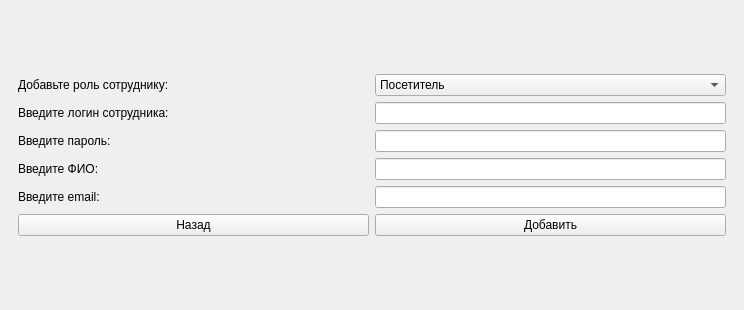
<?xml version="1.0" encoding="UTF-8"?>
<ui version="4.0">
 <class>MainWindow</class>
 <widget class="QMainWindow" name="MainWindow">
  <property name="geometry">
   <rect>
    <x>0</x>
    <y>0</y>
    <width>744</width>
    <height>310</height>
   </rect>
  </property>
  <property name="sizePolicy">
   <sizepolicy hsizetype="Preferred" vsizetype="Preferred">
    <horstretch>0</horstretch>
    <verstretch>0</verstretch>
   </sizepolicy>
  </property>
  <property name="windowTitle">
   <string>MainWindow</string>
  </property>
  <widget class="QWidget" name="centralwidget">
   <layout class="QGridLayout" name="gridLayout">
    <item row="0" column="0">
     <widget class="QStackedWidget" name="stackedWidget">
      <property name="currentIndex">
       <number>3</number>
      </property>
      <widget class="QWidget" name="page_login">
       <layout class="QGridLayout" name="gridLayout_3">
        <item row="0" column="0">
         <layout class="QGridLayout" name="Welcome">
          <item row="1" column="1">
           <widget class="QLineEdit" name="lineEdit_login">
            <property name="sizePolicy">
             <sizepolicy hsizetype="Preferred" vsizetype="Fixed">
              <horstretch>0</horstretch>
              <verstretch>0</verstretch>
             </sizepolicy>
            </property>
            <property name="text">
             <string/>
            </property>
           </widget>
          </item>
          <item row="2" column="0">
           <widget class="QLabel" name="Label_pass">
            <property name="text">
             <string>Введите пароль:</string>
            </property>
           </widget>
          </item>
          <item row="0" column="0" colspan="2">
           <widget class="QLabel" name="Welcome_Label">
            <property name="sizePolicy">
             <sizepolicy hsizetype="Minimum" vsizetype="Fixed">
              <horstretch>0</horstretch>
              <verstretch>0</verstretch>
             </sizepolicy>
            </property>
            <property name="layoutDirection">
             <enum>Qt::LayoutDirection::LeftToRight</enum>
            </property>
            <property name="text">
             <string>Добро пожаловать в АПТЕКУ</string>
            </property>
            <property name="alignment">
             <set>Qt::AlignmentFlag::AlignCenter</set>
            </property>
           </widget>
          </item>
          <item row="4" column="1">
           <widget class="QPushButton" name="login_button">
            <property name="sizePolicy">
             <sizepolicy hsizetype="Preferred" vsizetype="Fixed">
              <horstretch>0</horstretch>
              <verstretch>0</verstretch>
             </sizepolicy>
            </property>
            <property name="text">
             <string>Авторизация</string>
            </property>
           </widget>
          </item>
          <item row="1" column="0">
           <widget class="QLabel" name="Label_login">
            <property name="text">
             <string>Введите логин:</string>
            </property>
           </widget>
          </item>
          <item row="2" column="1">
           <widget class="QLineEdit" name="lineEdit_pass">
            <property name="sizePolicy">
             <sizepolicy hsizetype="Preferred" vsizetype="Fixed">
              <horstretch>0</horstretch>
              <verstretch>0</verstretch>
             </sizepolicy>
            </property>
            <property name="echoMode">
             <enum>QLineEdit::EchoMode::Password</enum>
            </property>
           </widget>
          </item>
          <item row="4" column="0">
           <widget class="QPushButton" name="registr_button">
            <property name="sizePolicy">
             <sizepolicy hsizetype="Preferred" vsizetype="Preferred">
              <horstretch>0</horstretch>
              <verstretch>0</verstretch>
             </sizepolicy>
            </property>
            <property name="text">
             <string>Регистрация</string>
            </property>
           </widget>
          </item>
          <item row="3" column="0" colspan="2">
           <widget class="QLabel" name="info_label">
            <property name="sizePolicy">
             <sizepolicy hsizetype="Preferred" vsizetype="Maximum">
              <horstretch>0</horstretch>
              <verstretch>0</verstretch>
             </sizepolicy>
            </property>
            <property name="text">
             <string/>
            </property>
            <property name="alignment">
             <set>Qt::AlignmentFlag::AlignCenter</set>
            </property>
           </widget>
          </item>
         </layout>
        </item>
       </layout>
      </widget>
      <widget class="QWidget" name="page_admin_menu">
       <layout class="QGridLayout" name="gridLayout_7">
        <item row="0" column="0">
         <layout class="QGridLayout" name="Administrator_menu">
          <item row="0" column="0">
           <widget class="QPushButton" name="Admin_users">
            <property name="sizePolicy">
             <sizepolicy hsizetype="Preferred" vsizetype="Fixed">
              <horstretch>0</horstretch>
              <verstretch>0</verstretch>
             </sizepolicy>
            </property>
            <property name="focusPolicy">
             <enum>Qt::FocusPolicy::StrongFocus</enum>
            </property>
            <property name="text">
             <string>Администрирование пользователей</string>
            </property>
           </widget>
          </item>
          <item row="0" column="2">
           <widget class="QPushButton" name="Admin_Item">
            <property name="sizePolicy">
             <sizepolicy hsizetype="Preferred" vsizetype="Fixed">
              <horstretch>0</horstretch>
              <verstretch>0</verstretch>
             </sizepolicy>
            </property>
            <property name="text">
             <string>Администрирование лекарств</string>
            </property>
           </widget>
          </item>
          <item row="0" column="1">
           <widget class="QPushButton" name="Admin_pharmacy">
            <property name="sizePolicy">
             <sizepolicy hsizetype="Preferred" vsizetype="Fixed">
              <horstretch>0</horstretch>
              <verstretch>0</verstretch>
             </sizepolicy>
            </property>
            <property name="text">
             <string>Администрирование аптек</string>
            </property>
           </widget>
          </item>
          <item row="1" column="1">
           <widget class="QPushButton" name="Back_to_login">
            <property name="text">
             <string>Выход из аккаунта</string>
            </property>
           </widget>
          </item>
         </layout>
        </item>
       </layout>
      </widget>
      <widget class="QWidget" name="page_view_employees">
       <layout class="QGridLayout" name="gridLayout_13">
        <item row="0" column="0">
         <layout class="QGridLayout" name="Admin_menu_employees">
          <item row="2" column="1">
           <widget class="QPushButton" name="delete_employees_pushButton">
            <property name="text">
             <string>Удалить</string>
            </property>
           </widget>
          </item>
          <item row="2" column="0">
           <widget class="QPushButton" name="back_menu_admin_pushButton">
            <property name="text">
             <string>Назад</string>
            </property>
           </widget>
          </item>
          <item row="2" column="2">
           <widget class="QPushButton" name="add_employees_pushButton">
            <property name="text">
             <string>Добавить</string>
            </property>
           </widget>
          </item>
          <item row="0" column="0" colspan="3">
           <widget class="QTableWidget" name="table_employees">
            <column>
             <property name="text">
              <string>Роль</string>
             </property>
            </column>
            <column>
             <property name="text">
              <string>Логин</string>
             </property>
            </column>
            <column>
             <property name="text">
              <string>ФИО</string>
             </property>
            </column>
            <column>
             <property name="text">
              <string>Email</string>
             </property>
            </column>
           </widget>
          </item>
         </layout>
        </item>
       </layout>
      </widget>
      <widget class="QWidget" name="page_add_employee">
       <layout class="QGridLayout" name="gridLayout_12">
        <item row="0" column="0">
         <layout class="QGridLayout" name="Admin_menu_add_employee">
          <item row="5" column="1">
           <widget class="QPushButton" name="add_employee_pushButton">
            <property name="text">
             <string>Добавить</string>
            </property>
           </widget>
          </item>
          <item row="5" column="0">
           <widget class="QPushButton" name="back_to_view_employee_pushButton">
            <property name="text">
             <string>Назад</string>
            </property>
           </widget>
          </item>
          <item row="1" column="0">
           <widget class="QLabel" name="login_label_employee">
            <property name="text">
             <string>Введите логин сотрудника:</string>
            </property>
           </widget>
          </item>
          <item row="2" column="0">
           <widget class="QLabel" name="password_label_employee">
            <property name="text">
             <string>Введите пароль:</string>
            </property>
           </widget>
          </item>
          <item row="3" column="0">
           <widget class="QLabel" name="FIO_label_employee">
            <property name="text">
             <string>Введите ФИО:</string>
            </property>
           </widget>
          </item>
          <item row="0" column="0">
           <widget class="QLabel" name="role_label_employee">
            <property name="text">
             <string>Добавьте роль сотруднику:</string>
            </property>
           </widget>
          </item>
          <item row="4" column="0">
           <widget class="QLabel" name="email_label_employee">
            <property name="text">
             <string>Введите email:</string>
            </property>
           </widget>
          </item>
          <item row="0" column="1">
           <widget class="QComboBox" name="role_comboBox_employee">
            <item>
             <property name="text">
              <string>Посетитель</string>
             </property>
            </item>
            <item>
             <property name="text">
              <string>Администратор</string>
             </property>
            </item>
            <item>
             <property name="text">
              <string>Продавец</string>
             </property>
            </item>
            <item>
             <property name="text">
              <string>Покупатель</string>
             </property>
            </item>
            <item>
             <property name="text">
              <string>Курьер</string>
             </property>
            </item>
            <item>
             <property name="text">
              <string/>
             </property>
            </item>
           </widget>
          </item>
          <item row="1" column="1">
           <widget class="QLineEdit" name="login_lineEdit_employee">
            <property name="sizePolicy">
             <sizepolicy hsizetype="Preferred" vsizetype="Fixed">
              <horstretch>0</horstretch>
              <verstretch>0</verstretch>
             </sizepolicy>
            </property>
           </widget>
          </item>
          <item row="2" column="1">
           <widget class="QLineEdit" name="password_lineEdit_employee">
            <property name="sizePolicy">
             <sizepolicy hsizetype="Preferred" vsizetype="Fixed">
              <horstretch>0</horstretch>
              <verstretch>0</verstretch>
             </sizepolicy>
            </property>
           </widget>
          </item>
          <item row="3" column="1">
           <widget class="QLineEdit" name="FIO_lineEdit_employee">
            <property name="sizePolicy">
             <sizepolicy hsizetype="Preferred" vsizetype="Fixed">
              <horstretch>0</horstretch>
              <verstretch>0</verstretch>
             </sizepolicy>
            </property>
           </widget>
          </item>
          <item row="4" column="1">
           <widget class="QLineEdit" name="email_lineEdit_employee">
            <property name="sizePolicy">
             <sizepolicy hsizetype="Preferred" vsizetype="Fixed">
              <horstretch>0</horstretch>
              <verstretch>0</verstretch>
             </sizepolicy>
            </property>
           </widget>
          </item>
         </layout>
        </item>
       </layout>
      </widget>
      <widget class="QWidget" name="page_remove_employees">
       <layout class="QGridLayout" name="gridLayout_10">
        <item row="0" column="0">
         <layout class="QGridLayout" name="Admin_menu_remove_emoloyees">
          <item row="0" column="0">
           <widget class="QLabel" name="login_to_remove_label">
            <property name="text">
             <string>Введите логин для удаления:</string>
            </property>
           </widget>
          </item>
          <item row="1" column="1">
           <widget class="QPushButton" name="remove_employees_Button">
            <property name="text">
             <string>Удалить</string>
            </property>
           </widget>
          </item>
          <item row="0" column="1">
           <widget class="QLineEdit" name="remove_lineEdit">
            <property name="sizePolicy">
             <sizepolicy hsizetype="Preferred" vsizetype="Fixed">
              <horstretch>0</horstretch>
              <verstretch>0</verstretch>
             </sizepolicy>
            </property>
           </widget>
          </item>
          <item row="1" column="0">
           <widget class="QPushButton" name="back_to_view_employees">
            <property name="text">
             <string>Назад</string>
            </property>
           </widget>
          </item>
         </layout>
        </item>
       </layout>
      </widget>
      <widget class="QWidget" name="page_buyer_menu">
       <layout class="QGridLayout" name="gridLayout_15">
        <item row="0" column="0">
         <layout class="QGridLayout" name="Buyer_menu">
          <item row="0" column="0">
           <widget class="QPushButton" name="back_to_menu_login_pushButton">
            <property name="text">
             <string>Выйти</string>
            </property>
           </widget>
          </item>
          <item row="0" column="1">
           <widget class="QPushButton" name="Buy_pharmacy_item_pushButton">
            <property name="text">
             <string>Купить лекарство</string>
            </property>
           </widget>
          </item>
         </layout>
        </item>
       </layout>
      </widget>
      <widget class="QWidget" name="buye_items_menu">
       <layout class="QGridLayout" name="gridLayout_16">
        <item row="0" column="1">
         <layout class="QGridLayout" name="Buy_items_menu">
          <item row="3" column="0">
           <widget class="QPushButton" name="back_to_menu_buyer_pushButton">
            <property name="text">
             <string>Назад</string>
            </property>
           </widget>
          </item>
          <item row="0" column="1">
           <widget class="QScrollBar" name="pharmacy_items_verticalScrollBar">
            <property name="orientation">
             <enum>Qt::Orientation::Vertical</enum>
            </property>
           </widget>
          </item>
          <item row="2" column="0">
           <widget class="QPushButton" name="buy_pharmacy_item_pushButton">
            <property name="text">
             <string>Купить</string>
            </property>
           </widget>
          </item>
          <item row="0" column="0">
           <widget class="QTableWidget" name="table_pharmacy_items">
            <row/>
            <row/>
            <row/>
            <row/>
            <row/>
            <row/>
            <row/>
            <row/>
            <column>
             <property name="text">
              <string>Лекартсво</string>
             </property>
            </column>
            <column>
             <property name="text">
              <string>Количество</string>
             </property>
            </column>
            <column>
             <property name="text">
              <string>Стоимость</string>
             </property>
            </column>
           </widget>
          </item>
         </layout>
        </item>
       </layout>
      </widget>
      <widget class="QWidget" name="page_view_pharmacy">
       <layout class="QGridLayout" name="gridLayout_8">
        <item row="0" column="0">
         <layout class="QGridLayout" name="Admin_menu_pharmacy">
          <item row="1" column="0">
           <widget class="QPushButton" name="back_to_admin_menu_pushButton">
            <property name="text">
             <string>Назад</string>
            </property>
           </widget>
          </item>
          <item row="1" column="1">
           <widget class="QPushButton" name="add_pharmacy_pushButton_2">
            <property name="text">
             <string>Добавить</string>
            </property>
           </widget>
          </item>
          <item row="0" column="0" colspan="2">
           <widget class="QTableWidget" name="pharmacy_table">
            <column>
             <property name="text">
              <string>Адрес</string>
             </property>
            </column>
            <column>
             <property name="text">
              <string>Размер</string>
             </property>
            </column>
            <column>
             <property name="text">
              <string>Вместимость лекарств</string>
             </property>
            </column>
           </widget>
          </item>
         </layout>
        </item>
       </layout>
      </widget>
      <widget class="QWidget" name="page_add_pharmacy">
       <layout class="QGridLayout" name="gridLayout_11">
        <item row="0" column="0">
         <layout class="QGridLayout" name="Admin_menu_add_pharmacy">
          <item row="2" column="0">
           <widget class="QLabel" name="square_label">
            <property name="text">
             <string>Размер в квадратных метрах</string>
            </property>
           </widget>
          </item>
          <item row="3" column="1">
           <widget class="QLineEdit" name="countItems_lineEdit">
            <property name="sizePolicy">
             <sizepolicy hsizetype="Preferred" vsizetype="Fixed">
              <horstretch>0</horstretch>
              <verstretch>0</verstretch>
             </sizepolicy>
            </property>
           </widget>
          </item>
          <item row="4" column="1">
           <widget class="QPushButton" name="add_pharmacy_pushButton">
            <property name="text">
             <string>Добавить</string>
            </property>
           </widget>
          </item>
          <item row="3" column="0">
           <widget class="QLabel" name="coutItems_label">
            <property name="text">
             <string>Вместимость лекарств</string>
            </property>
           </widget>
          </item>
          <item row="4" column="0">
           <widget class="QPushButton" name="back_to_view_items_pharmacy_pushButton">
            <property name="text">
             <string>Назад</string>
            </property>
           </widget>
          </item>
          <item row="1" column="0">
           <widget class="QLabel" name="adress_label">
            <property name="text">
             <string>Адрес</string>
            </property>
           </widget>
          </item>
          <item row="1" column="1">
           <widget class="QLineEdit" name="adress_lineEdit">
            <property name="sizePolicy">
             <sizepolicy hsizetype="Preferred" vsizetype="Fixed">
              <horstretch>0</horstretch>
              <verstretch>0</verstretch>
             </sizepolicy>
            </property>
           </widget>
          </item>
          <item row="2" column="1">
           <widget class="QLineEdit" name="square_lineEdit">
            <property name="sizePolicy">
             <sizepolicy hsizetype="Preferred" vsizetype="Fixed">
              <horstretch>0</horstretch>
              <verstretch>0</verstretch>
             </sizepolicy>
            </property>
           </widget>
          </item>
          <item row="0" column="1">
           <widget class="QLineEdit" name="Id_pharmacy_lineEdit">
            <property name="sizePolicy">
             <sizepolicy hsizetype="Preferred" vsizetype="Fixed">
              <horstretch>0</horstretch>
              <verstretch>0</verstretch>
             </sizepolicy>
            </property>
           </widget>
          </item>
          <item row="0" column="0">
           <widget class="QLabel" name="Id_pharmacy_label">
            <property name="text">
             <string>ID</string>
            </property>
           </widget>
          </item>
         </layout>
        </item>
       </layout>
      </widget>
      <widget class="QWidget" name="page_view_items_pharmacy">
       <layout class="QGridLayout" name="gridLayout_6">
        <item row="0" column="0">
         <layout class="QGridLayout" name="Seller_menu_2">
          <item row="1" column="0">
           <widget class="QPushButton" name="back_to_menu_login_pushButton_2">
            <property name="text">
             <string>Выход</string>
            </property>
           </widget>
          </item>
          <item row="1" column="1">
           <widget class="QPushButton" name="remove_pharmacy_item_pushButton">
            <property name="text">
             <string>Удалить</string>
            </property>
           </widget>
          </item>
          <item row="1" column="2">
           <widget class="QPushButton" name="add_pharmac_item_pushButton">
            <property name="text">
             <string>Добавить</string>
            </property>
           </widget>
          </item>
          <item row="0" column="0" colspan="3">
           <widget class="QTableWidget" name="items_table">
            <column>
             <property name="text">
              <string>Название</string>
             </property>
            </column>
            <column>
             <property name="text">
              <string>Цена</string>
             </property>
            </column>
            <column>
             <property name="text">
              <string>Количество</string>
             </property>
            </column>
            <column>
             <property name="text">
              <string>Рецепт</string>
             </property>
            </column>
            <column>
             <property name="text">
              <string>Срок годности</string>
             </property>
            </column>
           </widget>
          </item>
         </layout>
        </item>
       </layout>
      </widget>
      <widget class="QWidget" name="page_add_items">
       <layout class="QGridLayout" name="gridLayout_4">
        <item row="0" column="1">
         <layout class="QGridLayout" name="Admin_menu_add_item">
          <item row="4" column="3">
           <widget class="QPushButton" name="add_item_pushButton">
            <property name="sizePolicy">
             <sizepolicy hsizetype="Preferred" vsizetype="Fixed">
              <horstretch>0</horstretch>
              <verstretch>0</verstretch>
             </sizepolicy>
            </property>
            <property name="text">
             <string>Добавить</string>
            </property>
           </widget>
          </item>
          <item row="2" column="3">
           <widget class="QLineEdit" name="item_quantity_lineEdit">
            <property name="sizePolicy">
             <sizepolicy hsizetype="Preferred" vsizetype="Fixed">
              <horstretch>0</horstretch>
              <verstretch>0</verstretch>
             </sizepolicy>
            </property>
           </widget>
          </item>
          <item row="2" column="0">
           <widget class="QLabel" name="item_quantity_label">
            <property name="text">
             <string>Количество</string>
            </property>
           </widget>
          </item>
          <item row="4" column="0">
           <widget class="QPushButton" name="back_to_view_pharmacy_pushButton">
            <property name="sizePolicy">
             <sizepolicy hsizetype="Preferred" vsizetype="Fixed">
              <horstretch>0</horstretch>
              <verstretch>0</verstretch>
             </sizepolicy>
            </property>
            <property name="text">
             <string>Назад</string>
            </property>
           </widget>
          </item>
          <item row="1" column="3">
           <widget class="QLineEdit" name="item_price_lineEdit">
            <property name="sizePolicy">
             <sizepolicy hsizetype="Preferred" vsizetype="Fixed">
              <horstretch>0</horstretch>
              <verstretch>0</verstretch>
             </sizepolicy>
            </property>
           </widget>
          </item>
          <item row="0" column="3">
           <widget class="QLineEdit" name="item_name_lineEdit">
            <property name="sizePolicy">
             <sizepolicy hsizetype="Preferred" vsizetype="Fixed">
              <horstretch>0</horstretch>
              <verstretch>0</verstretch>
             </sizepolicy>
            </property>
           </widget>
          </item>
          <item row="1" column="0">
           <widget class="QLabel" name="item_price_label">
            <property name="text">
             <string>Цена</string>
            </property>
           </widget>
          </item>
          <item row="0" column="0">
           <widget class="QLabel" name="Item_name_label">
            <property name="text">
             <string>Название</string>
            </property>
           </widget>
          </item>
          <item row="3" column="0">
           <widget class="QCheckBox" name="checkBox">
            <property name="text">
             <string>Нужен ли рецепт?</string>
            </property>
           </widget>
          </item>
          <item row="3" column="3">
           <widget class="QDateEdit" name="dateEdit">
            <property name="dateTime">
             <datetime>
              <hour>6</hour>
              <minute>0</minute>
              <second>0</second>
              <year>2025</year>
              <month>4</month>
              <day>15</day>
             </datetime>
            </property>
            <property name="calendarPopup">
             <bool>true</bool>
            </property>
           </widget>
          </item>
         </layout>
        </item>
       </layout>
      </widget>
      <widget class="QWidget" name="page_remove_pharmacy_item">
       <layout class="QGridLayout" name="gridLayout_14">
        <item row="0" column="0">
         <layout class="QGridLayout" name="remove_pharmacy_item">
          <item row="1" column="0">
           <widget class="QPushButton" name="back_to_menu_items_pharmacy_pushButton">
            <property name="text">
             <string>Назад</string>
            </property>
           </widget>
          </item>
          <item row="1" column="1">
           <widget class="QPushButton" name="remove_pharmacy_item_pushButton_2">
            <property name="text">
             <string>Удалить</string>
            </property>
           </widget>
          </item>
          <item row="0" column="1">
           <widget class="QLineEdit" name="name_pharmacy_item_lineEdit">
            <property name="sizePolicy">
             <sizepolicy hsizetype="Preferred" vsizetype="Fixed">
              <horstretch>0</horstretch>
              <verstretch>0</verstretch>
             </sizepolicy>
            </property>
           </widget>
          </item>
          <item row="0" column="0">
           <widget class="QLabel" name="name_pharmacy_item_label">
            <property name="text">
             <string>Введите название удаляемого лекарства:</string>
            </property>
           </widget>
          </item>
         </layout>
        </item>
       </layout>
      </widget>
      <widget class="QWidget" name="page_seller_menu">
       <layout class="QGridLayout" name="gridLayout_9">
        <item row="0" column="0">
         <layout class="QGridLayout" name="Seller_menu">
          <item row="0" column="0">
           <widget class="QPushButton" name="Sell_button">
            <property name="text">
             <string>Сделать продажу</string>
            </property>
           </widget>
          </item>
          <item row="0" column="1">
           <widget class="QPushButton" name="Warehouse">
            <property name="text">
             <string>Просмотрел наличие на складе</string>
            </property>
           </widget>
          </item>
          <item row="1" column="0">
           <widget class="QPushButton" name="Cancel_seller_menu">
            <property name="text">
             <string>Выход</string>
            </property>
           </widget>
          </item>
         </layout>
        </item>
       </layout>
      </widget>
      <widget class="QWidget" name="page">
       <layout class="QGridLayout" name="gridLayout_17">
        <item row="0" column="0">
         <layout class="QGridLayout" name="gridLayout_2"/>
        </item>
       </layout>
      </widget>
      <widget class="QWidget" name="page_registration">
       <layout class="QGridLayout" name="gridLayout_5">
        <item row="1" column="0">
         <layout class="QGridLayout" name="Registration">
          <item row="4" column="0">
           <widget class="QPushButton" name="cancelToMain_Button">
            <property name="sizePolicy">
             <sizepolicy hsizetype="Preferred" vsizetype="Fixed">
              <horstretch>0</horstretch>
              <verstretch>0</verstretch>
             </sizepolicy>
            </property>
            <property name="text">
             <string>Выход</string>
            </property>
           </widget>
          </item>
          <item row="3" column="0">
           <widget class="QLabel" name="email_label">
            <property name="text">
             <string>Введите email:</string>
            </property>
           </widget>
          </item>
          <item row="1" column="1">
           <widget class="QLineEdit" name="regpass_lineEdit">
            <property name="sizePolicy">
             <sizepolicy hsizetype="Preferred" vsizetype="Fixed">
              <horstretch>0</horstretch>
              <verstretch>0</verstretch>
             </sizepolicy>
            </property>
            <property name="echoMode">
             <enum>QLineEdit::EchoMode::Password</enum>
            </property>
           </widget>
          </item>
          <item row="3" column="1">
           <widget class="QLineEdit" name="email_lineEdit">
            <property name="sizePolicy">
             <sizepolicy hsizetype="Preferred" vsizetype="Fixed">
              <horstretch>0</horstretch>
              <verstretch>0</verstretch>
             </sizepolicy>
            </property>
           </widget>
          </item>
          <item row="4" column="1">
           <widget class="QPushButton" name="Registration_Button">
            <property name="sizePolicy">
             <sizepolicy hsizetype="Preferred" vsizetype="Fixed">
              <horstretch>0</horstretch>
              <verstretch>0</verstretch>
             </sizepolicy>
            </property>
            <property name="text">
             <string>Регистрация</string>
            </property>
           </widget>
          </item>
          <item row="2" column="0">
           <widget class="QLabel" name="FIO_label">
            <property name="text">
             <string>Введите ваши ФИО:</string>
            </property>
           </widget>
          </item>
          <item row="2" column="1">
           <widget class="QLineEdit" name="FIO_lineEdit">
            <property name="sizePolicy">
             <sizepolicy hsizetype="Preferred" vsizetype="Fixed">
              <horstretch>0</horstretch>
              <verstretch>0</verstretch>
             </sizepolicy>
            </property>
           </widget>
          </item>
          <item row="0" column="1">
           <widget class="QLineEdit" name="reglog_lineEdit">
            <property name="sizePolicy">
             <sizepolicy hsizetype="Preferred" vsizetype="Fixed">
              <horstretch>0</horstretch>
              <verstretch>0</verstretch>
             </sizepolicy>
            </property>
           </widget>
          </item>
          <item row="0" column="0">
           <widget class="QLabel" name="reglog_label">
            <property name="text">
             <string>Введите логин:</string>
            </property>
           </widget>
          </item>
          <item row="1" column="0">
           <widget class="QLabel" name="regpass_label">
            <property name="text">
             <string>Введите пароль:</string>
            </property>
           </widget>
          </item>
         </layout>
        </item>
       </layout>
      </widget>
     </widget>
    </item>
   </layout>
  </widget>
 </widget>
 <tabstops>
  <tabstop>lineEdit_login</tabstop>
  <tabstop>lineEdit_pass</tabstop>
  <tabstop>login_button</tabstop>
  <tabstop>registr_button</tabstop>
  <tabstop>reglog_lineEdit</tabstop>
  <tabstop>regpass_lineEdit</tabstop>
  <tabstop>FIO_lineEdit</tabstop>
  <tabstop>email_lineEdit</tabstop>
  <tabstop>Registration_Button</tabstop>
  <tabstop>cancelToMain_Button</tabstop>
  <tabstop>Admin_users</tabstop>
  <tabstop>Admin_pharmacy</tabstop>
  <tabstop>Admin_Item</tabstop>
  <tabstop>Back_to_login</tabstop>
  <tabstop>Sell_button</tabstop>
  <tabstop>Warehouse</tabstop>
  <tabstop>Cancel_seller_menu</tabstop>
 </tabstops>
 <resources/>
 <connections/>
</ui>
